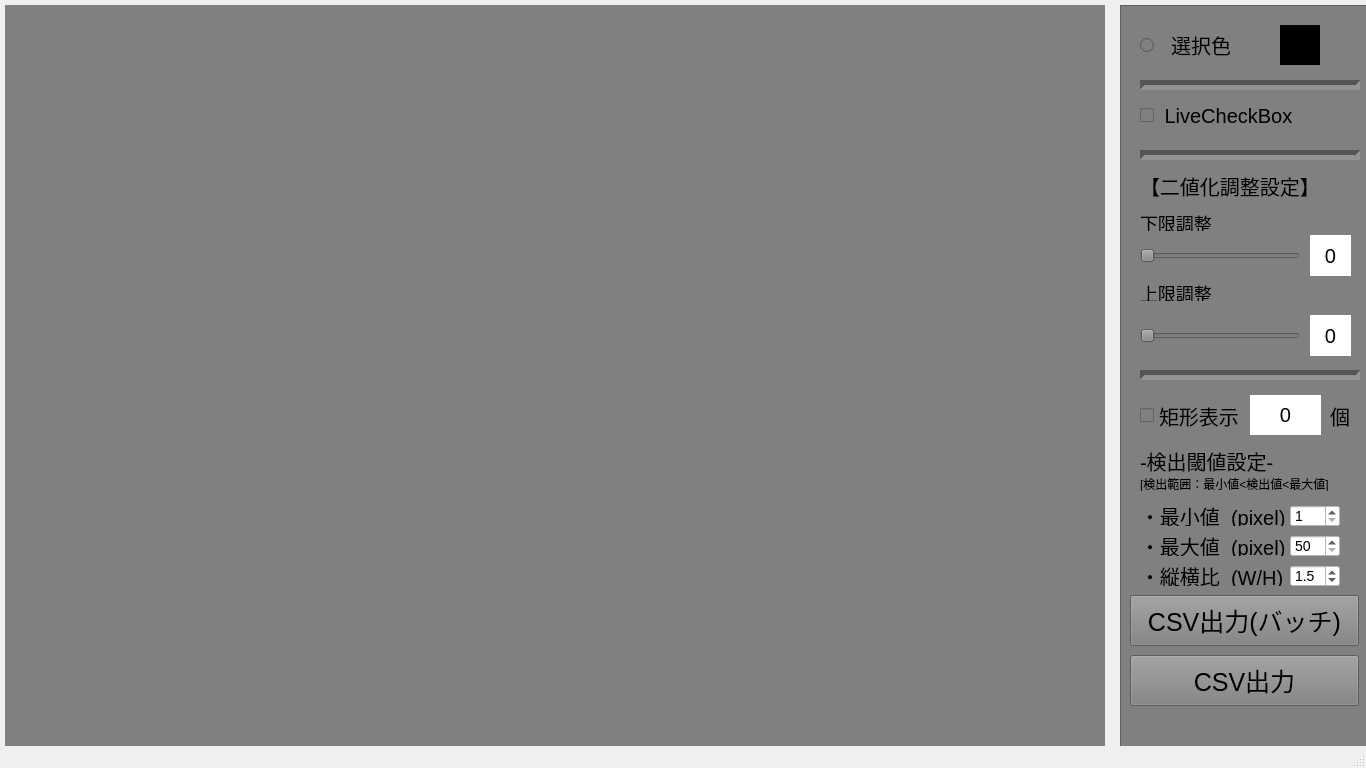
<?xml version="1.0" encoding="UTF-8"?>
<ui version="4.0">
 <class>ImageViewer</class>
 <widget class="QMainWindow" name="ImageViewer">
  <property name="geometry">
   <rect>
    <x>0</x>
    <y>0</y>
    <width>1366</width>
    <height>768</height>
   </rect>
  </property>
  <property name="windowTitle">
   <string>MainWindow</string>
  </property>
  <property name="autoFillBackground">
   <bool>false</bool>
  </property>
  <widget class="QWidget" name="centralwidget">
   <widget class="QFrame" name="frame">
    <property name="geometry">
     <rect>
      <x>1120</x>
      <y>5</y>
      <width>250</width>
      <height>763</height>
     </rect>
    </property>
    <property name="layoutDirection">
     <enum>Qt::LeftToRight</enum>
    </property>
    <property name="styleSheet">
     <string notr="true">background-color:gray
</string>
    </property>
    <property name="frameShape">
     <enum>QFrame::StyledPanel</enum>
    </property>
    <property name="frameShadow">
     <enum>QFrame::Raised</enum>
    </property>
    <property name="lineWidth">
     <number>2</number>
    </property>
    <widget class="QRadioButton" name="class0RadioButton">
     <property name="geometry">
      <rect>
       <x>20</x>
       <y>20</y>
       <width>120</width>
       <height>40</height>
      </rect>
     </property>
     <property name="autoFillBackground">
      <bool>false</bool>
     </property>
     <property name="styleSheet">
      <string notr="true">font-size:20px</string>
     </property>
     <property name="text">
      <string>  選択色</string>
     </property>
     <property name="iconSize">
      <size>
       <width>40</width>
       <height>40</height>
      </size>
     </property>
    </widget>
    <widget class="QLabel" name="class0Label">
     <property name="geometry">
      <rect>
       <x>160</x>
       <y>20</y>
       <width>40</width>
       <height>40</height>
      </rect>
     </property>
     <property name="sizePolicy">
      <sizepolicy hsizetype="Preferred" vsizetype="Preferred">
       <horstretch>0</horstretch>
       <verstretch>0</verstretch>
      </sizepolicy>
     </property>
     <property name="autoFillBackground">
      <bool>false</bool>
     </property>
     <property name="styleSheet">
      <string notr="true">background-color:black</string>
     </property>
     <property name="text">
      <string/>
     </property>
     <property name="margin">
      <number>0</number>
     </property>
    </widget>
    <widget class="Line" name="line">
     <property name="geometry">
      <rect>
       <x>20</x>
       <y>70</y>
       <width>220</width>
       <height>20</height>
      </rect>
     </property>
     <property name="lineWidth">
      <number>5</number>
     </property>
     <property name="orientation">
      <enum>Qt::Horizontal</enum>
     </property>
    </widget>
    <widget class="QSlider" name="threshSliderLow">
     <property name="geometry">
      <rect>
       <x>20</x>
       <y>230</y>
       <width>160</width>
       <height>41</height>
      </rect>
     </property>
     <property name="maximum">
      <number>255</number>
     </property>
     <property name="singleStep">
      <number>1</number>
     </property>
     <property name="orientation">
      <enum>Qt::Horizontal</enum>
     </property>
    </widget>
    <widget class="Line" name="line_3">
     <property name="geometry">
      <rect>
       <x>20</x>
       <y>140</y>
       <width>220</width>
       <height>20</height>
      </rect>
     </property>
     <property name="lineWidth">
      <number>5</number>
     </property>
     <property name="orientation">
      <enum>Qt::Horizontal</enum>
     </property>
    </widget>
    <widget class="QLabel" name="threshLabelLow">
     <property name="geometry">
      <rect>
       <x>190</x>
       <y>230</y>
       <width>41</width>
       <height>41</height>
      </rect>
     </property>
     <property name="autoFillBackground">
      <bool>false</bool>
     </property>
     <property name="styleSheet">
      <string notr="true">color:black;
background-color:white;
font-size:20px</string>
     </property>
     <property name="text">
      <string>0</string>
     </property>
     <property name="alignment">
      <set>Qt::AlignCenter</set>
     </property>
    </widget>
    <widget class="QCheckBox" name="liveCheckBox">
     <property name="geometry">
      <rect>
       <x>20</x>
       <y>90</y>
       <width>211</width>
       <height>41</height>
      </rect>
     </property>
     <property name="styleSheet">
      <string notr="true">font-size:20px</string>
     </property>
     <property name="text">
      <string> LiveCheckBox</string>
     </property>
    </widget>
    <widget class="QLabel" name="threshLabelTitle">
     <property name="geometry">
      <rect>
       <x>20</x>
       <y>160</y>
       <width>191</width>
       <height>41</height>
      </rect>
     </property>
     <property name="styleSheet">
      <string notr="true">font-size:20px</string>
     </property>
     <property name="text">
      <string>【二値化調整設定】</string>
     </property>
    </widget>
    <widget class="Line" name="line_4">
     <property name="geometry">
      <rect>
       <x>20</x>
       <y>360</y>
       <width>220</width>
       <height>20</height>
      </rect>
     </property>
     <property name="lineWidth">
      <number>5</number>
     </property>
     <property name="orientation">
      <enum>Qt::Horizontal</enum>
     </property>
    </widget>
    <widget class="QCheckBox" name="rectCheckBox">
     <property name="geometry">
      <rect>
       <x>20</x>
       <y>380</y>
       <width>211</width>
       <height>61</height>
      </rect>
     </property>
     <property name="styleSheet">
      <string notr="true">font-size:20px</string>
     </property>
     <property name="text">
      <string>矩形表示</string>
     </property>
    </widget>
    <widget class="QLabel" name="rectCountLabel">
     <property name="geometry">
      <rect>
       <x>130</x>
       <y>390</y>
       <width>71</width>
       <height>40</height>
      </rect>
     </property>
     <property name="autoFillBackground">
      <bool>false</bool>
     </property>
     <property name="styleSheet">
      <string notr="true">color:black;
background-color:white;
font-size:20px</string>
     </property>
     <property name="text">
      <string>0</string>
     </property>
     <property name="alignment">
      <set>Qt::AlignCenter</set>
     </property>
    </widget>
    <widget class="QLabel" name="rectCheckLabel">
     <property name="geometry">
      <rect>
       <x>210</x>
       <y>390</y>
       <width>21</width>
       <height>41</height>
      </rect>
     </property>
     <property name="styleSheet">
      <string notr="true">font-size:20px</string>
     </property>
     <property name="text">
      <string>個</string>
     </property>
    </widget>
    <widget class="QLabel" name="label">
     <property name="geometry">
      <rect>
       <x>20</x>
       <y>430</y>
       <width>141</width>
       <height>51</height>
      </rect>
     </property>
     <property name="styleSheet">
      <string notr="true">font-size:20px</string>
     </property>
     <property name="text">
      <string>-検出閾値設定-</string>
     </property>
    </widget>
    <widget class="QLabel" name="thSettingLabel3">
     <property name="geometry">
      <rect>
       <x>20</x>
       <y>470</y>
       <width>221</width>
       <height>16</height>
      </rect>
     </property>
     <property name="text">
      <string>[検出範囲：最小値&lt;検出値&lt;最大値]</string>
     </property>
    </widget>
    <widget class="QLabel" name="minRectLabel">
     <property name="geometry">
      <rect>
       <x>20</x>
       <y>500</y>
       <width>211</width>
       <height>21</height>
      </rect>
     </property>
     <property name="styleSheet">
      <string notr="true">font-size:20px</string>
     </property>
     <property name="text">
      <string>・最小値  (pixel)</string>
     </property>
    </widget>
    <widget class="QLabel" name="maxRectLabel">
     <property name="geometry">
      <rect>
       <x>20</x>
       <y>530</y>
       <width>151</width>
       <height>21</height>
      </rect>
     </property>
     <property name="styleSheet">
      <string notr="true">font-size:20px</string>
     </property>
     <property name="text">
      <string>・最大値  (pixel)</string>
     </property>
    </widget>
    <widget class="QLabel" name="aspectRationLabel">
     <property name="geometry">
      <rect>
       <x>20</x>
       <y>560</y>
       <width>151</width>
       <height>21</height>
      </rect>
     </property>
     <property name="styleSheet">
      <string notr="true">font-size:20px</string>
     </property>
     <property name="text">
      <string>・縦横比  (W/H)</string>
     </property>
    </widget>
    <widget class="QSpinBox" name="minRectSpinBox">
     <property name="geometry">
      <rect>
       <x>170</x>
       <y>500</y>
       <width>50</width>
       <height>22</height>
      </rect>
     </property>
     <property name="styleSheet">
      <string notr="true">font-size:14px;
background-color:white;
color:black;
</string>
     </property>
     <property name="minimum">
      <number>1</number>
     </property>
     <property name="maximum">
      <number>999</number>
     </property>
    </widget>
    <widget class="QSpinBox" name="maxRectSpinBox">
     <property name="geometry">
      <rect>
       <x>170</x>
       <y>530</y>
       <width>50</width>
       <height>22</height>
      </rect>
     </property>
     <property name="styleSheet">
      <string notr="true">font-size:14px;
background-color:white;
color:black;
</string>
     </property>
     <property name="minimum">
      <number>50</number>
     </property>
     <property name="maximum">
      <number>999</number>
     </property>
    </widget>
    <widget class="QDoubleSpinBox" name="aspectRatioSpinBox">
     <property name="geometry">
      <rect>
       <x>170</x>
       <y>560</y>
       <width>50</width>
       <height>22</height>
      </rect>
     </property>
     <property name="styleSheet">
      <string notr="true">font-size:14px;
background-color:white;
color:black;
</string>
     </property>
     <property name="decimals">
      <number>1</number>
     </property>
     <property name="minimum">
      <double>1.000000000000000</double>
     </property>
     <property name="maximum">
      <double>10.000000000000000</double>
     </property>
     <property name="singleStep">
      <double>0.100000000000000</double>
     </property>
     <property name="value">
      <double>1.500000000000000</double>
     </property>
    </widget>
    <widget class="QPushButton" name="exportCSVButton">
     <property name="geometry">
      <rect>
       <x>10</x>
       <y>650</y>
       <width>229</width>
       <height>51</height>
      </rect>
     </property>
     <property name="styleSheet">
      <string notr="true">font-size:25px; background-color:gray</string>
     </property>
     <property name="text">
      <string>CSV出力</string>
     </property>
    </widget>
    <widget class="QLabel" name="threshLabelLowTitle">
     <property name="geometry">
      <rect>
       <x>20</x>
       <y>210</y>
       <width>71</width>
       <height>16</height>
      </rect>
     </property>
     <property name="styleSheet">
      <string notr="true">font-size:18px</string>
     </property>
     <property name="text">
      <string>下限調整</string>
     </property>
    </widget>
    <widget class="QLabel" name="threshLabelUppTitle">
     <property name="geometry">
      <rect>
       <x>20</x>
       <y>280</y>
       <width>71</width>
       <height>16</height>
      </rect>
     </property>
     <property name="styleSheet">
      <string notr="true">font-size:18px</string>
     </property>
     <property name="text">
      <string>上限調整</string>
     </property>
    </widget>
    <widget class="QSlider" name="threshSliderUpp">
     <property name="geometry">
      <rect>
       <x>20</x>
       <y>310</y>
       <width>160</width>
       <height>41</height>
      </rect>
     </property>
     <property name="maximum">
      <number>255</number>
     </property>
     <property name="singleStep">
      <number>1</number>
     </property>
     <property name="orientation">
      <enum>Qt::Horizontal</enum>
     </property>
    </widget>
    <widget class="QLabel" name="threshLabelUpp">
     <property name="geometry">
      <rect>
       <x>190</x>
       <y>310</y>
       <width>41</width>
       <height>41</height>
      </rect>
     </property>
     <property name="autoFillBackground">
      <bool>false</bool>
     </property>
     <property name="styleSheet">
      <string notr="true">color:black;
background-color:white;
font-size:20px</string>
     </property>
     <property name="text">
      <string>0</string>
     </property>
     <property name="alignment">
      <set>Qt::AlignCenter</set>
     </property>
    </widget>
    <widget class="QPushButton" name="exportCSVButtonBatch">
     <property name="geometry">
      <rect>
       <x>10</x>
       <y>590</y>
       <width>229</width>
       <height>51</height>
      </rect>
     </property>
     <property name="styleSheet">
      <string notr="true">font-size:25px; background-color:gray</string>
     </property>
     <property name="text">
      <string>CSV出力(バッチ)</string>
     </property>
    </widget>
   </widget>
   <widget class="QLabel" name="imgLabel">
    <property name="geometry">
     <rect>
      <x>5</x>
      <y>5</y>
      <width>1100</width>
      <height>763</height>
     </rect>
    </property>
    <property name="styleSheet">
     <string notr="true">background-color:gray;
padding:0;
margin:0;

</string>
    </property>
    <property name="text">
     <string/>
    </property>
   </widget>
   <zorder>imgLabel</zorder>
   <zorder>frame</zorder>
  </widget>
  <widget class="QMenuBar" name="menubar">
   <property name="geometry">
    <rect>
     <x>0</x>
     <y>0</y>
     <width>1366</width>
     <height>22</height>
    </rect>
   </property>
  </widget>
  <widget class="QStatusBar" name="statusbar"/>
 </widget>
 <resources/>
 <connections/>
</ui>
